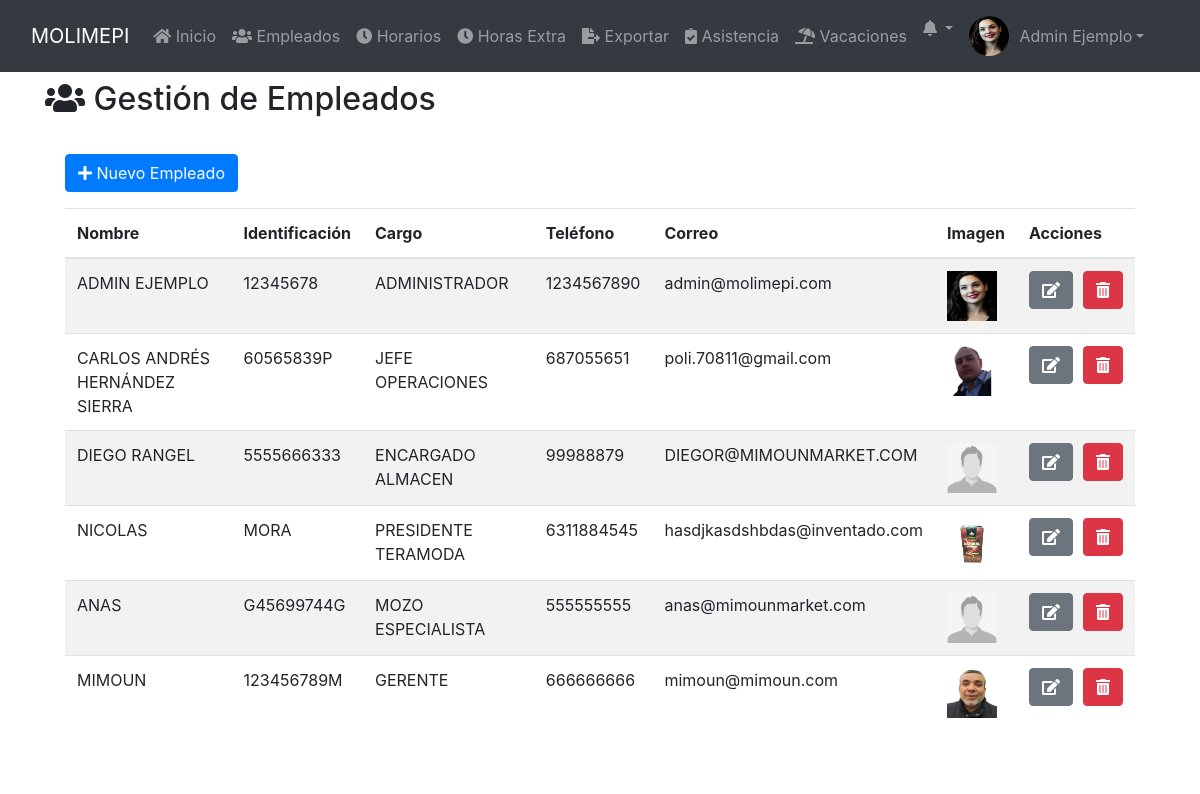
Page /public/empleados.php (signed in) on the committed database.
### tables this page shows
CREATE TABLE `usuarios` (
  `ID` int(11) NOT NULL,
  `nombre` varchar(100) NOT NULL,
  `identificacion` varchar(50) NOT NULL,
  `cargo` varchar(50) NOT NULL,
  `telefono` varchar(20) DEFAULT NULL,
  `correo` varchar(100) DEFAULT NULL,
  `nickname` varchar(50) NOT NULL,
  `password` varchar(255) DEFAULT NULL,
  `rol` enum('Administrador','Empleado') DEFAULT 'Empleado',
  `imagen` varchar(255) DEFAULT 'imgs/nofoto.png',
  `fecha_registro` timestamp NOT NULL DEFAULT current_timestamp(),
  `cambio_password` tinyint(1) DEFAULT 0
);

### public/includes/auth.php (called while the page is built, shortened)
<?php
function esAdmin() {
    return isset($_SESSION['rol']) && $_SESSION['rol'] === 'Administrador';
}
?>

### public/empleados.php (the view, shortened to what this page needs)
<?php
require_once '../config/database.php';
$stmt = $pdo->prepare("SELECT * FROM usuarios");
$stmt->execute();
$usuarios = $stmt->fetchAll(PDO::FETCH_ASSOC);
?>
<!DOCTYPE html>
<html lang="es">
<?php include 'head.php'; ?>
<body>
    <?php include 'navbar.php'; ?>
    <div class="container mt-4">
        <h2><i class="fas fa-users"></i> Gestión de Empleados</h2>
        <div class="card mt-3" style="border: none; box-shadow: none;">
            <div class="card-body">
                <button class="btn btn-primary mb-3" data-toggle="modal" data-target="#nuevoUsuarioModal">
                    <i class="fas fa-plus"></i> Nuevo Empleado
                </button>
                <table class="table table-striped">
                    <thead>
                        <tr>
                            <th>Nombre</th>
                            <th class="d-none d-md-table-cell">Identificación</th>
                            <th class="d-none d-md-table-cell">Cargo</th>
                            <th class="d-none d-md-table-cell">Teléfono</th>
                            <th class="d-none d-md-table-cell">Correo</th>
                            <th>Imagen</th>
                            <th>Acciones</th>
                        </tr>
                    </thead>
                    <tbody>
                        <?php foreach ($usuarios as $usuario): ?>
                        <tr>
                            <td style="text-transform: uppercase;"><?php echo htmlspecialchars($usuario['nombre']); ?></td>
                            <td class="d-none d-md-table-cell" style="text-transform: uppercase;"><?php echo htmlspecialchars($usuario['identificacion']); ?></td>
                            <td class="d-none d-md-table-cell" style="text-transform: uppercase;"><?php echo htmlspecialchars($usuario['cargo']); ?></td>
                            <td class="d-none d-md-table-cell"><?php echo htmlspecialchars($usuario['telefono']); ?></td>
                            <td class="d-none d-md-table-cell"><?php echo htmlspecialchars($usuario['correo']); ?></td>
                            <td>
                                <img src="../<?php echo htmlspecialchars($usuario['imagen']); ?>" alt="Imagen de usuario" style="width: 50px; height: 50px;" data-toggle="modal" data-target="#imageModal" data-img-src="../<?php echo htmlspecialchars($usuario['imagen']); ?>" class="clickable-image">
                            </td>
                            <td>
                                <div style="display: flex; align-items: center;">
                                    <a href="editar_usuario.php?id=<?php echo $usuario['ID']; ?>" class="btn btn-secondary" style="margin-right: 10px;">
                                        <i class="fas fa-edit"></i>
                                    </a>
                                    <button class="btn btn-danger" data-bs-toggle="modal" data-bs-target="#confirmDeleteModal" data-id="<?php echo $usuario['ID']; ?>">
                                        <i class="fas fa-trash-alt"></i>
                                    </button>
                                </div>
                            </td>
                        </tr>
                        <?php endforeach; ?>
                    </tbody>
                </table>
            </div>
        </div>
    </div>
</body>
</html>

### public/navbar.php (shortened to what this page needs)
<?php
require_once '../config/database.php';
require_once 'includes/auth.php';
$usuario_id = obtenerIdUsuario();
$es_admin = esAdmin();
$stmt = $pdo->prepare("SELECT nombre, imagen FROM usuarios WHERE ID = :id");
$stmt->execute(['id' => $usuario_id]);
$usuario = $stmt->fetch(PDO::FETCH_ASSOC);
$imagenPerfil = (!empty($usuario['imagen']) && file_exists("../" . $usuario['imagen'])) ? "../" . $usuario['imagen'] : '../public/imgs/nofoto.png';
?>
<nav class="navbar navbar-expand-lg navbar-dark bg-dark fixed-top">
    <div class="container-fluid">
        <a class="navbar-brand" href="dashboard.php">MOLIMEPI</a>
        <div class="collapse navbar-collapse" id="navbarNav">
            <ul class="navbar-nav me-auto mb-2 mb-lg-0">
                <li class="nav-item">
                    <a class="nav-link" href="dashboard.php"><i class="fas fa-home"></i> Inicio</a>
                </li>
                <?php if ($es_admin): ?>
                    <li class="nav-item">
                        <a class="nav-link" href="empleados.php"><i class="fas fa-users"></i> Empleados</a>
                    </li>
                    <li class="nav-item">
                        <a class="nav-link" href="horarios.php"><i class="fas fa-clock"></i> Horarios</a>
                    </li>
                    <li class="nav-item">
                        <a class="nav-link" href="hrs_extras.php"><i class="fas fa-clock"></i> Horas Extra</a>
                    </li>
                    <li class="nav-item">
                        <a class="nav-link" href="exportar.php"><i class="fas fa-file-export"></i> Exportar</a>
                    </li>
                <?php endif; ?>
                <li class="nav-item">
                    <a class="nav-link" href="asistencia.php"><i class="fas fa-clipboard-check"></i> Asistencia</a>
                </li>
                <li class="nav-item">
                    <a class="nav-link" href="vacaciones.php"><i class="fas fa-umbrella-beach"></i> Vacaciones</a>
                </li>
            </ul>
            <ul class="navbar-nav ms-auto">
                <li class="nav-item dropdown">
                    <a class="nav-link dropdown-toggle position-relative" href="#" id="notificacionesDropdown" role="button" data-bs-toggle="dropdown" aria-expanded="false">
                        <i class="fas fa-bell"></i>
                    </a>
                </li>
                <li class="nav-item dropdown">
                    <a class="nav-link dropdown-toggle d-flex align-items-center" href="#" id="userDropdown" role="button" data-bs-toggle="dropdown" aria-expanded="false">
                        <img src="<?php echo $imagenPerfil; ?>" class="rounded-circle" style="width: 40px; height: 40px; margin-right: 10px;">
                        <span><?php echo htmlspecialchars($usuario['nombre']); ?></span>
                    </a>
                </li>
            </ul>
        </div>
    </div>
</nav>

### rows in the picture
usuarios: imagen (picture), nombre "Admin Ejemplo", nombre "ADMIN EJEMPLO", identificacion "12345678", cargo "ADMINISTRADOR", telefono "1234567890", correo "admin@molimepi.com"
usuarios: nombre "CARLOS ANDRÉS HERNÁNDEZ SIERRA", identificacion "60565839P", cargo "JEFE OPERACIONES", telefono "687055651", correo "poli.70811@gmail.com", imagen (picture)
usuarios: nombre "DIEGO RANGEL", identificacion "5555666333", cargo "ENCARGADO ALMACEN", telefono "99988879", correo "DIEGOR@MIMOUNMARKET.COM", imagen (placeholder picture)
usuarios: nombre "NICOLAS", identificacion "MORA", cargo "PRESIDENTE TERAMODA", telefono "6311884545", correo "hasdjkasdshbdas@inventado.com", imagen (picture)
usuarios: nombre "ANAS", identificacion "G45699744G", cargo "MOZO ESPECIALISTA", telefono "555555555", correo "anas@mimounmarket.com", imagen (placeholder picture)
usuarios: nombre "MIMOUN", identificacion "123456789M", cargo "GERENTE", telefono "666666666", correo "mimoun@mimoun.com", imagen (picture)
